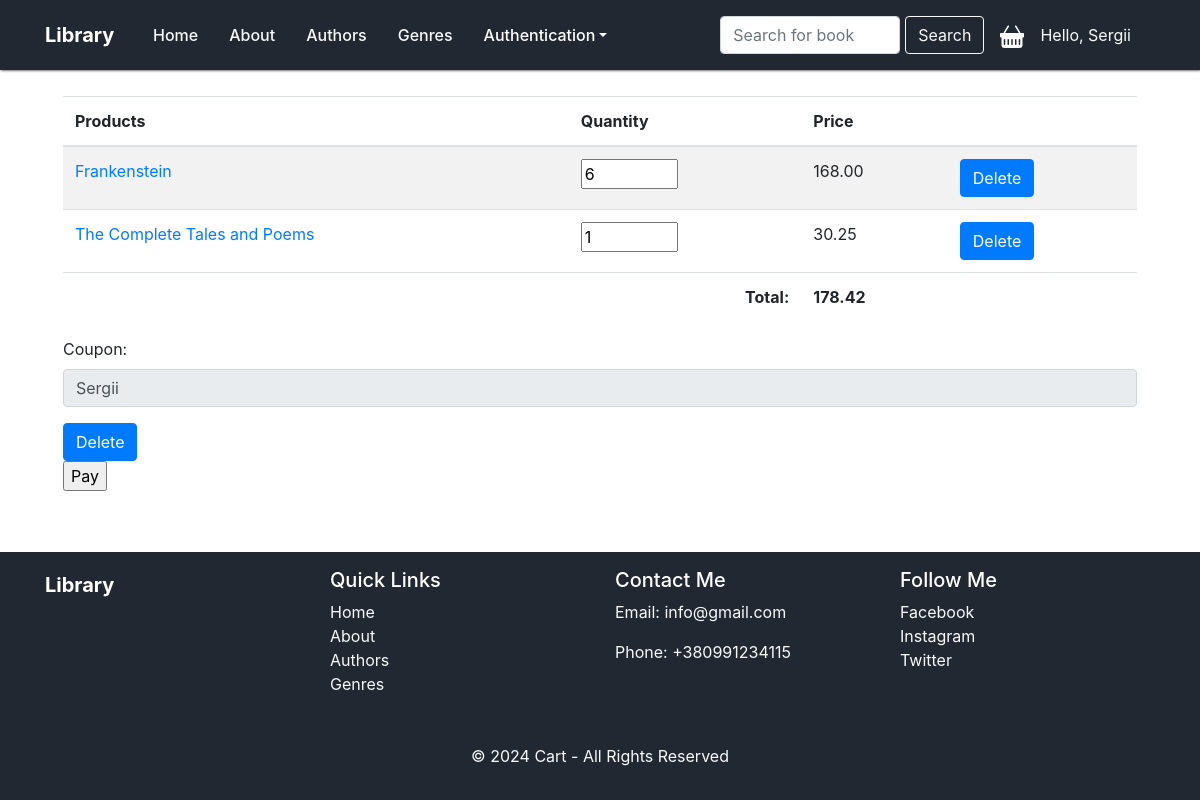
Before: /library/cart/ (signed in) with the older database file.
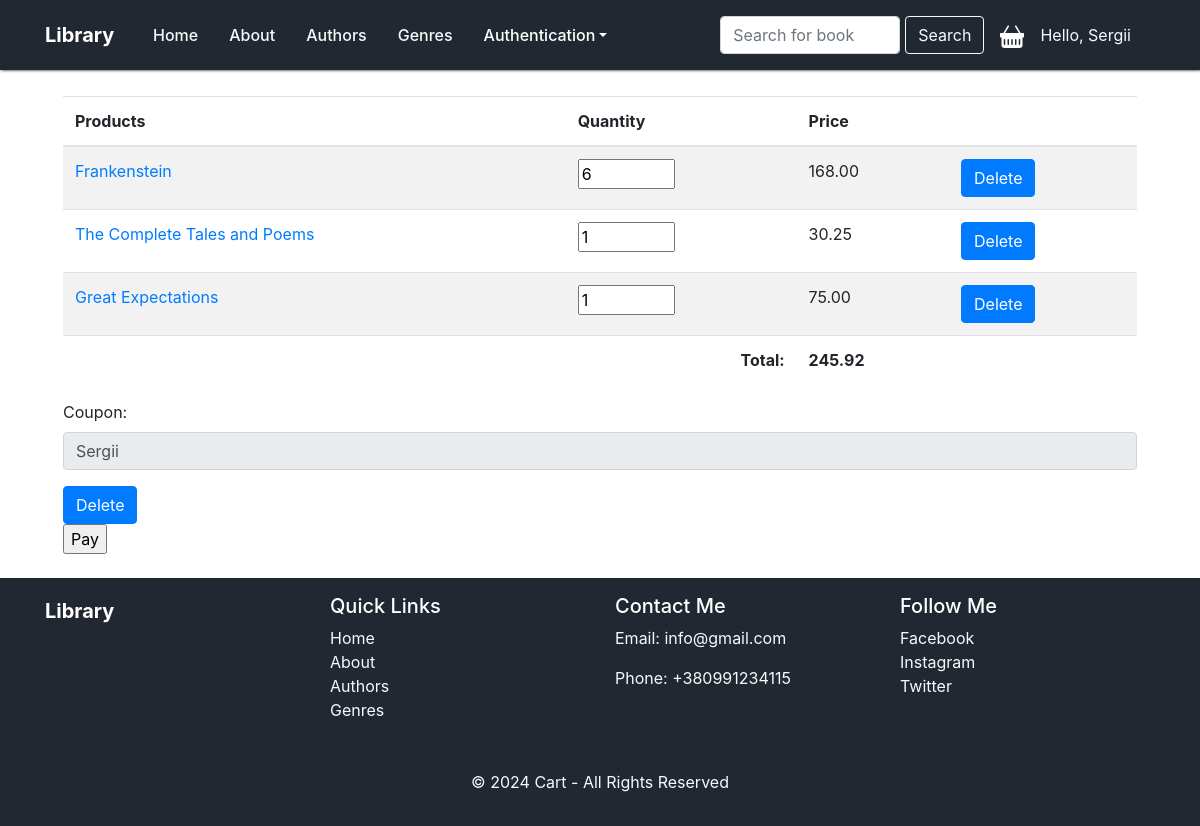
After: the same page with the newer database file.
### library/models.py (models this page shows, shortened)
class CartDetails(models.Model):
    cart_header = models.ForeignKey(CartHeader, on_delete=models.CASCADE)
    book = models.ForeignKey(Book, on_delete=models.CASCADE)
    quantity = models.IntegerField(default=1)

class Book(models.Model):
    title = models.CharField(max_length=100)
    authors = models.ManyToManyField('Author', through='BookAuthor')
    genre = models.ForeignKey('Genre', on_delete=models.CASCADE, null=True)
    published_year = models.IntegerField()
    ISBN = models.CharField(max_length=200)
    price = models.DecimalField(max_digits=6, decimal_places=2, default=0.0)
    class Meta:
        ordering = ["published_year"]
        indexes = [models.Index(fields=["published_year"])]

class Coupon(models.Model):
    name = models.CharField(max_length=100, db_index=True, unique=True)
    discount = models.PositiveIntegerField(validators=[MinValueValidator(1), MaxValueValidator(100)])

### library/views.py (the view)
# urls.py: path('cart/', views.get_cart, name='cart'),
@login_required(login_url=settings.LOGIN_URL)
def get_cart(request):
    form = CouponApplyForm()
    code = None
    discount = 0
    if CartHeader.objects.filter(user_role=request.user.userrole).exists():
        cart_header = CartHeader.objects.get(user_role=request.user.userrole)
        purchases = CartDetails.objects.filter(cart_header=cart_header)
        if cart_header.coupon is not None:
            code = cart_header.coupon.name
            discount = cart_header.coupon.discount
        if purchases.exists():
            total_before = Decimal(sum(map(lambda purchase: purchase.book.price * purchase.quantity, purchases)))
            total = round(total_before - (total_before * Decimal(discount / 100)), 2)
            api = get_api_request(total, purchases)
            return render(request, 'library/cart.html', context={'title': "Cart", 'purchases': purchases,
                                                                 'total': total, 'form': form, "code": code, 'api': api})
    return render(request, 'library/cart.html', context={"form": form, "code": code})

### library/forms.py
class CouponApplyForm(forms.Form):
    coupon = forms.CharField(label='Coupon', widget=forms.TextInput(attrs={'placeholder': 'Enter coupon', "class": "form-control"}))

### library/templatetags/custom_filters.py (called while the page is built)
@register.filter(name='multiply')
def multiply(value, arg):
    try:
        total = value * arg
        return round(total, 2)
    except (ValueError, TypeError):
        return None

### library/templatetags/tags.py (called while the page is built)
@register.simple_tag()
def get_menu():
    return views.menu

@register.simple_tag()
def get_year():
    return datetime.now().year

### library/views.py (called while the page is built)
def generate_signature(payment_data, merchant_secret_key):
    result_string = ";".join(";".join(item for item in value) if isinstance(value, list)
                             else value for value in payment_data.values())
    hash_md5 = (hmac.new(merchant_secret_key.encode('utf-8'), result_string.encode('utf-8'), digestmod='md5')
                .hexdigest())
    return hash_md5

def get_api_request(total, purchases):
    order_reference = datetime.datetime.now().strftime("%Y%m%d%H%M%S")
    order_date = int(datetime.datetime.now().timestamp())
    payment_data = {
        'merchantAccount': settings.MERCHANT_LOGIN,
        'merchantDomainName': settings.MERCHANT_DOMAIN_NAME,
        'orderReference': order_reference,
        'orderDate': str(order_date),
        'amount': str(total),
        'currency': 'UAH',
        'productName': [product.book.title for product in purchases],
        'productCount': [str(product.quantity) for product in purchases],
        'productPrice': [str(product.book.price) for product in purchases]
    }
    payment_data['merchantSignature'] = generate_signature(payment_data, settings.MERCHANT_SECRET_KEY)
    payment_data['merchantTransactionSecureType'] = 'AUTO'
    return payment_data

### library/templates/library/cart.html (shortened to what this page needs)
{%extends 'base.html'%}
{% load static %}
{% load custom_filters %}
{%block content%}
    <div class="container cart-margin">
        <table class="table table-border table-striped">
        <thead class="head-dark">
        <tr>
            <th scope="col">Products</th>
            <th scope="col">Quantity</th>
            <th scope="col">Price</th>
            <th></th>
        </tr>
        </thead>
        <tbody>
        {% for purchase in purchases %}
        <tr>
            <td>
                <a href="{% url 'book_by_id' purchase.book.id %}">{{purchase.book.title}}</a>
            </td>
            <td>
                <input class="product-quantity" type="number" data-quantity="{{ purchase.quantity }}"
                       data-update-url="{% url 'cart_update_quantity' %}"
                       data-purchase-id="{{ purchase.id }}"
                       data-price="{{purchase.book.price}}"
                       value="{{ purchase.quantity }}" min="1" max="100">
            </td>
            <td id="unit-price-{{purchase.id}}" class="unit-price">
                {{purchase.book.price|multiply:purchase.quantity}}
            </td>
            <td>
                <a class="btn btn-primary" href="{% url 'delete_product_from_cart' purchase.id %}">Delete</a>
            </td>
        </tr>
        {% endfor %}
        </tbody>
        <tfoot>
            <tr>
                <td></td>
                <td class="text-right"><strong>Total:</strong></td>
                <td id="total-price"><strong>{{ total }}</strong></td>
                <td></td>
            </tr>
        </tfoot>
    </table>
        {% if not code %}
            <form class='mt-3' method="POST" action="{% url 'apply_coupon' %}">
                {%csrf_token%}
                <div class="form-group">
                    {{form.coupon.label_tag}}
                    <input class="form-control" type="text" name="coupon" >
                </div>
                <button type="submit" class="btn btn-primary">
                    Apply
                </button>
            </form>
        {% else %}
            <form class='mt-3' method="POST" action="{% url 'delete_coupon' %}">
                <div class="form-group">
                    {{form.coupon.label_tag}}
                    <input class="form-control" type="text" value="{{ code }}" readonly>
                </div>
                <button type="submit" class="btn btn-primary">
                    Delete
                </button>
            </form>
        {% endif %}
    <form action="https://secure.wayforpay.com/pay" accept-charset="utf-8" method="POST">
        <input type="submit" value="Pay">
    </form>
    </div>
{%endblock%}

### templates/base.html (shortened to what this page needs)
{% load static %}
{% load tags %}
<!DOCTYPE html>
<html lang="en">
<head>
    <link type="text/css" rel="stylesheet" href="{% static 'library/css/index.css' %}">
    <link rel="stylesheet" href="https://stackpath.bootstrapcdn.com/bootstrap/4.5.2/css/bootstrap.min.css">
</head>
<body>
<nav class="navbar navbar-expand-lg fixed-top navbar-dark">
    <div class="container">
        <div class="container-logo">
            <a class="navbar-brand" href="{%url 'home'%}">Library</a>
        </div>
        <div class="collapse navbar-collapse" id="navbarNav">
            <ul class="navbar-nav">
                {% get_menu as menu %}
                {%for item in menu%}
                <li class="nav-item">
                    <a class="nav-link text-light" href="{%url item.URL%}"> {{item.title}}</a>
                </li>
                {%endfor%}
                <li class="nav-item dropdown">
                    <a class="nav-link dropdown-toggle" id="auth-dropdown" role="button" data-toggle="dropdown" aria-expanded="false" href="#">Authentication</a>
                </li>
            </ul>
        </div>
        <form class="form-inline my-2 my-lg0 mr-3" method="get" action="{% url 'search_book' %}">
            <input class="form-control form-width-small" type="search" placeholder="Search for book" name="query">
            <button class="btn btn-outline-light">Search</button>
        </form>
            <div class="mr-3">
            <a href="{%url 'cart'%}">
            </a>
        </div>
        <div class="mr-4">
            {% if request.user.is_authenticated%}
                <div class="navbar-text text-light">
                    Hello, {{ request.user.username }}
                </div>
            {% endif %}
        </div>
    </div>
</nav>
<main>
    <div class="ml-5 mr-5">
        {%block content%}
        {%endblock%}
    </div>
</main>
<div class="footer footer-fill mt-4 py-3">
    <div class="container">
        <footer>
            <div class="row">
                <div class="col-md-3 mb-3">
                    <h5>
                        <a class="d-flex align-items-center mb-3 link-body-emphasis navbar-brand"
                           href="{%url 'home'%}">Library</a>
                    </h5>
                </div>
                <div class="col-md-3 mb-3">
                    <h5 class="text-white">Quick Links</h5>
                    <ul class="list-unstyled">
                        {%for item in menu%}
                        <li><a class="text-light" href="{%url item.URL%}">{{item.title}}</a></li>
                        {%endfor%}
                    </ul>
                </div>
                <div class="col-md-3 mb-3">
                    <h5 class="text-white">Contact Me</h5>
                    <p class="text-light">Email: info@gmail.com</p>
                    <p class="text-light">Phone: +380991234115</p>
                </div>
                <div class="col-md-3 mb-3">
                    <h5 class="text-white">Follow Me</h5>
                    <ul class="list-unstyled">
                        <li>
                            <a class="text-light" href="#">Facebook</a>
                        </li>
                        <li>
                            <a class="text-light" href="#">Instagram</a>
                        </li>
                        <li>
                            <a class="text-light" href="#">Twitter</a>
                        </li>
                    </ul>
                </div>
            </div>
            <div class="text-center mt-3">
                 {% get_year as year %}
                <p class="text-light">
                    &copy; {{year}} {{title}} - All Rights Reserved
                </p>
            </div>
        </footer>
    </div>
</div>
</body>
</html>

### library/static/library/css/index.css (style rules this page uses)
:root { --white-text: #FFF; --black: #333333; --deep-blue: #222831; }
body { margin: 20px; height: 100%; display: flex; flex-direction: column; min-height: 100vh; }
main { flex: 1; padding-top: 1rem; }
.navbar-brand { font-weight: bold; color: #FFF; font-size: 22px; }
.navbar { background-color: var(--deep-blue); box-shadow: 1px 0 3px rgb(0, 0, 0); }
.nav-link { color: var(--white-text) !important; }
.navbar-nav, .nav-link { color: var(--white-text); font-weight: 500; }
.container-logo { width: 100px; }
.form-width-small { width: 180px !important; margin-right: 5px; }
.nav-item { margin-right: 15px; }
.footer-fill { background-color: var(--deep-blue); width: 100%; }
.cart-margin { margin-top: 5rem; }

Changed rows visible on the page:
added CartDetails: book "Great Expectations", quantity "1", book.price|multiply "75.00"
Other visible differences:
{{ total }}: "178.42" → "245.92"
